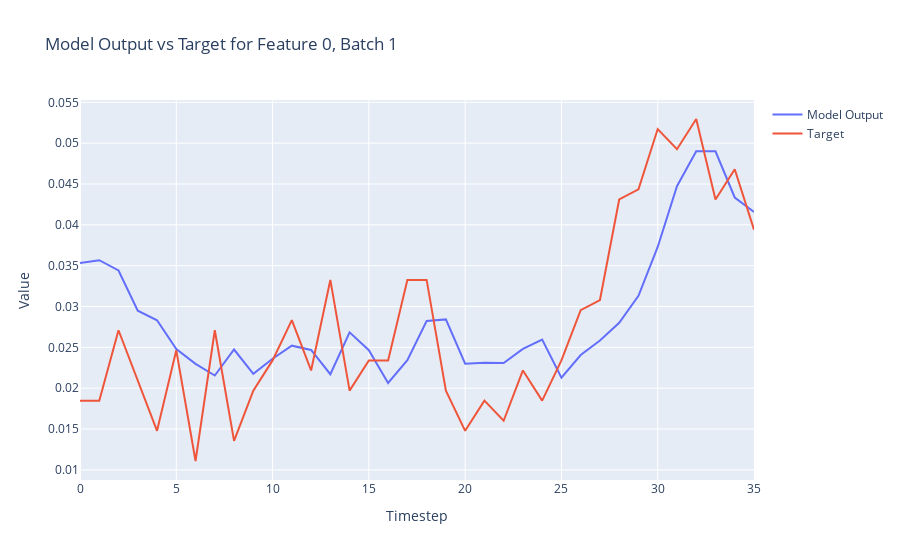

Notebook code for this chart:
### Code cell
import plotly.graph_objects as go

def plot_model_output_vs_target(model_outputs, targets, batch_index=0, feature_index=0):
    # Extract the specified feature for the given batch from both the model outputs and targets
    model_output_series = model_outputs[batch_index, :, feature_index].detach().numpy()
    target_series = targets[batch_index, :, feature_index].numpy()
    
    # Create a range for the x-axis (timesteps)
    timesteps = list(range(model_output_series.shape[0]))
    
    # Create traces
    model_trace = go.Scatter(x=timesteps, y=model_output_series, mode='lines', name='Model Output')
    target_trace = go.Scatter(x=timesteps, y=target_series, mode='lines', name='Target')
    
    # Create the figure and add traces
    fig = go.Figure()
    fig.add_trace(model_trace)
    fig.add_trace(target_trace)
    
    # Add title and labels
    fig.update_layout(title=f'Model Output vs Target for Feature {feature_index}, Batch {batch_index}',
                      xaxis_title='Timestep',
                      yaxis_title='Value')
    
    # Show the figure
    fig.show()

# Assuming `y` and `Y` are your model outputs and targets, respectively
# Adjust batch_index and feature_index as needed
plot_model_output_vs_target(outputs.to("cpu"), Y.to("cpu"), batch_index=1, feature_index=0)

### Figure 1 — Plotly figure (JSON) as saved in the notebook; plotly's stock layout.template omitted (floating-point values rounded to 4 significant figures)
{"data": [{"mode": "lines", "name": "Model Output", "type": "scatter", "x": [0, 1, 2, 3, 4, 5, 6, 7, 8, 9, 10, 11, 12, 13, 14, 15, 16, 17, 18, 19, 20, 21, 22, 23, 24, 25, 26, 27, 28, 29, 30, 31, 32, 33, 34, 35], "y": [0.03532, 0.03567, 0.03441, 0.02948, 0.02831, 0.0248, 0.02298, 0.02155, 0.02473, 0.02175, 0.02361, 0.0252, 0.02468, 0.02171, 0.02683, 0.02465, 0.02064, 0.02342, 0.02823, 0.02842, 0.02299, 0.0231, 0.02308, 0.02481, 0.02595, 0.02129, 0.02406, 0.02583, 0.02801, 0.0313, 0.03729, 0.04472, 0.04901, 0.04899, 0.04335, 0.04158]}, {"mode": "lines", "name": "Target", "type": "scatter", "x": [0, 1, 2, 3, 4, 5, 6, 7, 8, 9, 10, 11, 12, 13, 14, 15, 16, 17, 18, 19, 20, 21, 22, 23, 24, 25, 26, 27, 28, 29, 30, 31, 32, 33, 34, 35], "y": [0.01847, 0.01847, 0.02709, 0.02094, 0.01478, 0.02463, 0.01108, 0.02709, 0.01355, 0.0197, 0.0234, 0.02833, 0.02217, 0.03325, 0.0197, 0.0234, 0.0234, 0.03325, 0.03325, 0.0197, 0.01478, 0.01847, 0.01601, 0.02217, 0.01847, 0.0234, 0.02956, 0.03079, 0.0431, 0.04433, 0.05172, 0.04926, 0.05296, 0.0431, 0.0468, 0.03941]}], "layout": {"title": {"text": "Model Output vs Target for Feature 0, Batch 1"}, "xaxis": {"title": {"text": "Timestep"}}, "yaxis": {"title": {"text": "Value"}}}}
